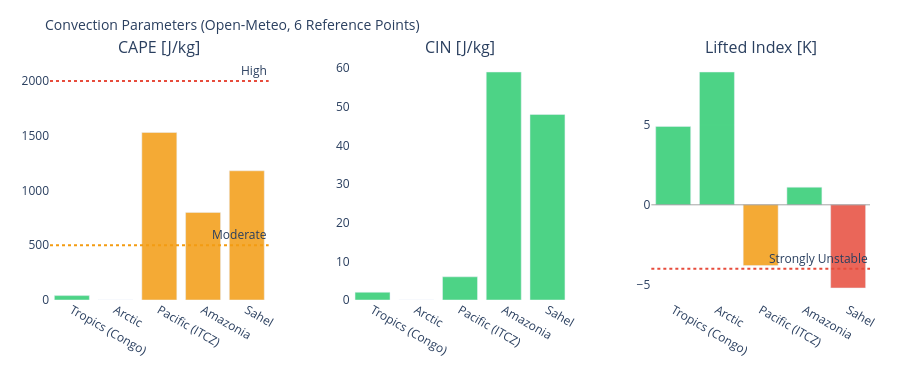

This figure's notebook cell:
### Markdown cell above
---
## 3. Visualizations

### Code cell
# ============================================================
# CAPE / CIN / LIFTED INDEX – Convection potential
# ============================================================

if not df_atm.empty:
    fig = make_subplots(
        rows=1, cols=3,
        subplot_titles=['CAPE [J/kg]', 'CIN [J/kg]', 'Lifted Index [K]'],
        horizontal_spacing=0.1
    )
    pts = df_atm['point'].tolist()
    pt_colors = ['#E85D24','#185FA5','#888780','#378ADD','#639922','#F2A623']

    # CAPE – höher = mehr Gewitterpotential
    cape_vals = df_atm['cape'].fillna(0).tolist()
    cape_colors = ['#e74c3c' if v > 2000 else '#f39c12' if v > 500 else '#2ecc71'
                   for v in cape_vals]
    fig.add_trace(go.Bar(x=pts, y=cape_vals, marker_color=cape_colors,
                         opacity=0.85, showlegend=False), row=1, col=1)
    fig.add_hline(y=2000, line_dash='dot', line_color='#e74c3c',
                  annotation_text='High', row=1, col=1)
    fig.add_hline(y=500,  line_dash='dot', line_color='#f39c12',
                  annotation_text='Moderate', row=1, col=1)

    # CIN – negativer = stärker gedeckelt (weniger Auslöse)
    cin_vals = df_atm['cin'].fillna(0).tolist()
    cin_colors = ['#e74c3c' if v < -200 else '#f39c12' if v < -50 else '#2ecc71'
                  for v in cin_vals]
    fig.add_trace(go.Bar(x=pts, y=cin_vals, marker_color=cin_colors,
                         opacity=0.85, showlegend=False), row=1, col=2)

    # Lifted Index – negativ = instabil
    li_vals = df_atm['li'].fillna(0).tolist()
    li_colors = ['#e74c3c' if v < -4 else '#f39c12' if v < 0 else '#2ecc71'
                 for v in li_vals]
    fig.add_trace(go.Bar(x=pts, y=li_vals, marker_color=li_colors,
                         opacity=0.85, showlegend=False), row=1, col=3)
    fig.add_hline(y=0, line_color='gray', line_width=0.7, row=1, col=3)
    fig.add_hline(y=-4, line_dash='dot', line_color='#e74c3c',
                  annotation_text='Strongly Unstable', row=1, col=3)

    fig.update_layout(
        title=dict(text='Convection Parameters (Open-Meteo, 6 Reference Points)', font=dict(size=14)),
        height=380, plot_bgcolor='rgba(0,0,0,0)', paper_bgcolor='rgba(0,0,0,0)',
        margin=dict(l=50, r=30, t=60, b=80)
    )
    fig.update_xaxes(tickangle=30)
    fig.show()

### Figure 1 — Plotly figure (JSON) as saved in the notebook; plotly's stock layout.template omitted (floating-point values rounded to 4 significant figures)
{"data": [{"marker": {"color": ["#2ecc71", "#2ecc71", "#f39c12", "#f39c12", "#f39c12"]}, "opacity": 0.85, "showlegend": false, "type": "bar", "x": ["Tropics (Congo)", "Arctic", "Pacific (ITCZ)", "Amazonia", "Sahel"], "xaxis": "x", "y": [40.0, 0.0, 1530.0, 800.0, 1180.0], "yaxis": "y"}, {"marker": {"color": ["#2ecc71", "#2ecc71", "#2ecc71", "#2ecc71", "#2ecc71"]}, "opacity": 0.85, "showlegend": false, "type": "bar", "x": ["Tropics (Congo)", "Arctic", "Pacific (ITCZ)", "Amazonia", "Sahel"], "xaxis": "x2", "y": [2.0, 0.0, 6.0, 59.0, 48.0], "yaxis": "y2"}, {"marker": {"color": ["#2ecc71", "#2ecc71", "#f39c12", "#2ecc71", "#e74c3c"]}, "opacity": 0.85, "showlegend": false, "type": "bar", "x": ["Tropics (Congo)", "Arctic", "Pacific (ITCZ)", "Amazonia", "Sahel"], "xaxis": "x3", "y": [4.9, 8.3, -3.8, 1.1, -5.2], "yaxis": "y3"}], "layout": {"annotations": [{"font": {"size": 16}, "showarrow": false, "text": "CAPE [J/kg]", "x": 0.1333, "xanchor": "center", "xref": "paper", "y": 1.0, "yanchor": "bottom", "yref": "paper"}, {"font": {"size": 16}, "showarrow": false, "text": "CIN [J/kg]", "x": 0.5, "xanchor": "center", "xref": "paper", "y": 1.0, "yanchor": "bottom", "yref": "paper"}, {"font": {"size": 16}, "showarrow": false, "text": "Lifted Index [K]", "x": 0.8667, "xanchor": "center", "xref": "paper", "y": 1.0, "yanchor": "bottom", "yref": "paper"}, {"showarrow": false, "text": "High", "x": 1, "xanchor": "right", "xref": "x domain", "y": 2000, "yanchor": "bottom", "yref": "y"}, {"showarrow": false, "text": "Moderate", "x": 1, "xanchor": "right", "xref": "x domain", "y": 500, "yanchor": "bottom", "yref": "y"}, {"showarrow": false, "text": "Strongly Unstable", "x": 1, "xanchor": "right", "xref": "x3 domain", "y": -4, "yanchor": "bottom", "yref": "y3"}], "height": 380, "margin": {"b": 80, "l": 50, "r": 30, "t": 60}, "paper_bgcolor": "rgba(0,0,0,0)", "plot_bgcolor": "rgba(0,0,0,0)", "shapes": [{"line": {"color": "#e74c3c", "dash": "dot"}, "type": "line", "x0": 0, "x1": 1, "xref": "x domain", "y0": 2000, "y1": 2000, "yref": "y"}, {"line": {"color": "#f39c12", "dash": "dot"}, "type": "line", "x0": 0, "x1": 1, "xref": "x domain", "y0": 500, "y1": 500, "yref": "y"}, {"line": {"color": "gray", "width": 0.7}, "type": "line", "x0": 0, "x1": 1, "xref": "x3 domain", "y0": 0, "y1": 0, "yref": "y3"}, {"line": {"color": "#e74c3c", "dash": "dot"}, "type": "line", "x0": 0, "x1": 1, "xref": "x3 domain", "y0": -4, "y1": -4, "yref": "y3"}], "title": {"font": {"size": 14}, "text": "Convection Parameters (Open-Meteo, 6 Reference Points)"}, "xaxis": {"anchor": "y", "domain": [0.0, 0.2667], "tickangle": 30}, "xaxis2": {"anchor": "y2", "domain": [0.3667, 0.6333], "tickangle": 30}, "xaxis3": {"anchor": "y3", "domain": [0.7333, 1.0], "tickangle": 30}, "yaxis": {"anchor": "x", "domain": [0.0, 1.0]}, "yaxis2": {"anchor": "x2", "domain": [0.0, 1.0]}, "yaxis3": {"anchor": "x3", "domain": [0.0, 1.0]}}}
